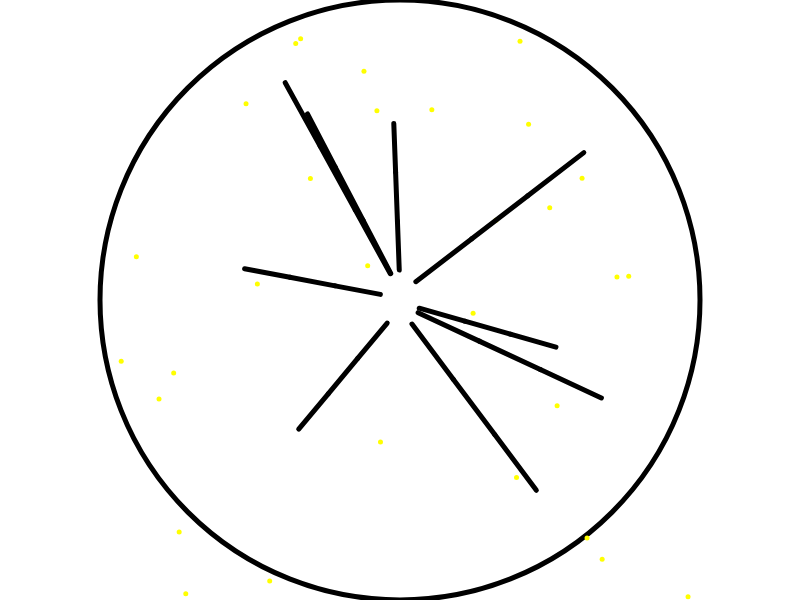
Frame 1 (no input)
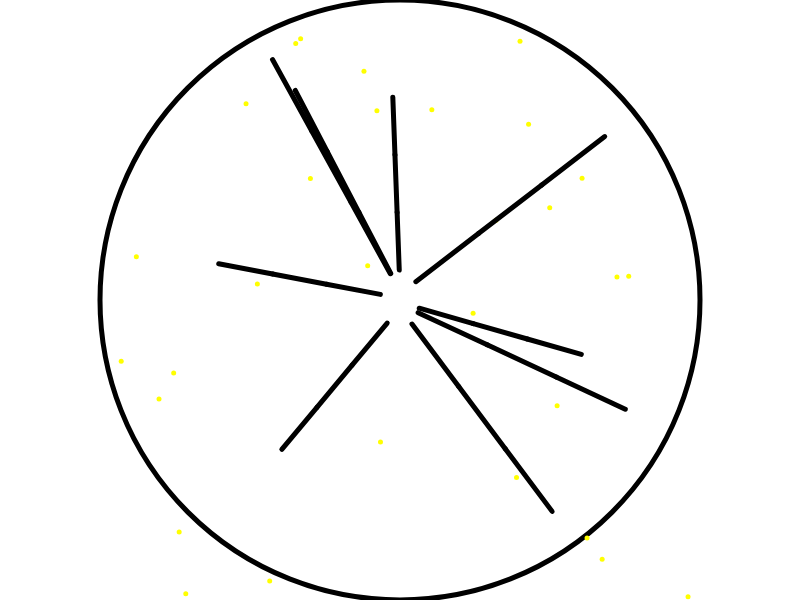
Frame 60 (no input)
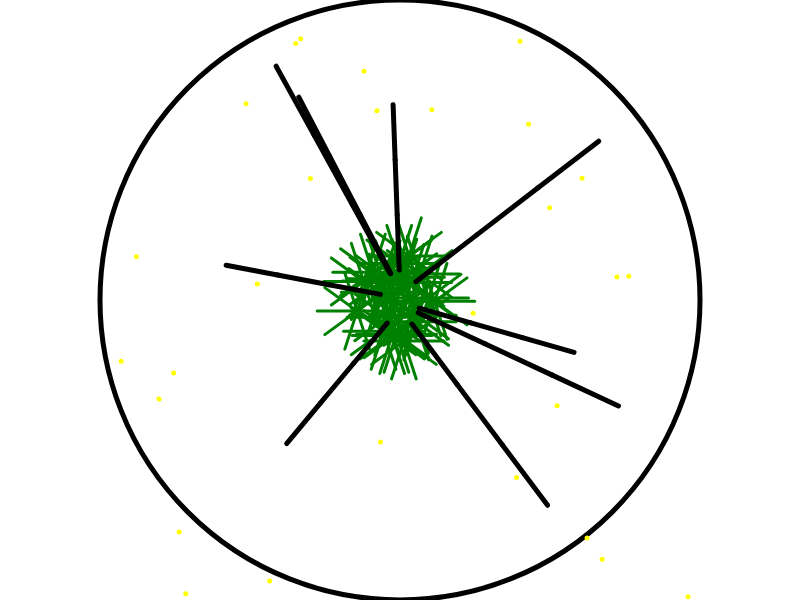
Frame 120 (the mouse pressed at the canvas centre since frame 60)

The p5.js sketch that drew these frames (run headless with seeded random() and noise() and a simulated clock; from frame 60 on, the mouse is pressed at the canvas centre):

// p5.js sketch
// ── sketch.js
let petriDishRadius = 300;
let bacteria = []; 
let numLegs = 9;
let legLengths = [];
let legAngles = [];
let legWiggleOffsets = [];
let Webs = [];

const TWO_PI = Math.PI * 2;

function setup() {
    createCanvas(800, 600);

    // Initialize bacteria positions inside the petri dish
    for (let i = 0; i < 30; i++) {
        let x = random(width / 2 - petriDishRadius, width / 2 + petriDishRadius);
        let y = random(height / 2 - petriDishRadius, height / 2 + petriDishRadius);
        bacteria.push(createVector(x, y));
    }

    // Initialize the leg lengths, angles, and then  wiggle offsets
    for (let i = 0; i < numLegs; i++) {
        legLengths[i] = random(40, 80);
        legAngles[i] = PI / 4 + i * TWO_PI / numLegs;
        legWiggleOffsets[i] = random(-PI / 4, PI / 4);
    }
}

function draw() {
    background(255); // Set background color to white
    
    // Draw petri dish
    drawPetriDish(width / 2, height / 2, petriDishRadius);
    
    // Draw bacteria inside the petri dish
    fill(255, 255, 0); // Set fill color to yellow for bacteria
    noStroke();
    for (let i = 0; i < bacteria.length; i++) {
        ellipse(bacteria[i].x, bacteria[i].y, 5, 5); // Draw bacteria as medium ellipses
    }

    // Draw webs in the back
    stroke(0, 128, 0); // Set stroke color to green for the  webs
    for (let i = 0; i < Webs.length; i++) {
        Webs[i].x += random(-2, 2); // Movethe  webs randomly
        Webs[i].y += random(-2, 2); // Move webs randomly
        
        strokeWeight(3);
        for (let j = 0; j < 10; j++) {
            let angle = map(j, 0, 10, 0, TWO_PI);
            let xOffset = cos(angle) * 40;
            let yOffset = sin(angle) * 40;
            line(Webs[i].x, Webs[i].y, Webs[i].x + xOffset, Webs[i].y + yOffset);
        }
    }

    // Draw legs that have a wiggling effect
    stroke(0); // Set stroke color to black for legs
    for (let i = 0; i < numLegs; i++) {
        let wiggle = sin(millis() * 0.02) * 15; // Adjust wiggling intensity 
        let legX = width / 2 + cos(legAngles[i] + legWiggleOffsets[i]) * 20;
        let legY = height / 2 + sin(legAngles[i] + legWiggleOffsets[i]) * 30;

        for (let j = 0; j < 3; j++) {
            let legEndX = legX + cos(legAngles[i] + legWiggleOffsets[i]) * (legLengths[i] + wiggle);
            let legEndY = legY + sin(legAngles[i] + legWiggleOffsets[i]) * (legLengths[i] + wiggle);
            strokeWeight(5);
            line(legX, legY, legEndX, legEndY);
            legX = legEndX;
            legY = legEndY;
        }
    }
}

function drawPetriDish(x, y, radius) {
    noFill(100);
    stroke(0);
    strokeWeight(5);
    ellipse(x, y, radius * 2, radius * 2);
}

function mousePressed() {
    // Add web in a circular pattern around the mouse position when  the mouse is pressed
    let numWebs = 20; // Number of webs in the circular pattern
    let radius = 30; // Radius of the circular pattern

    for (let i = 0; i < numWebs; i++) {
        let angle = TWO_PI / numWebs * i;
        let xOffset = cos(angle) * radius;
        let yOffset = sin(angle) * radius;
        let web = createVector(mouseX + xOffset, mouseY + yOffset);
        Webs.push(web);
    }
}
